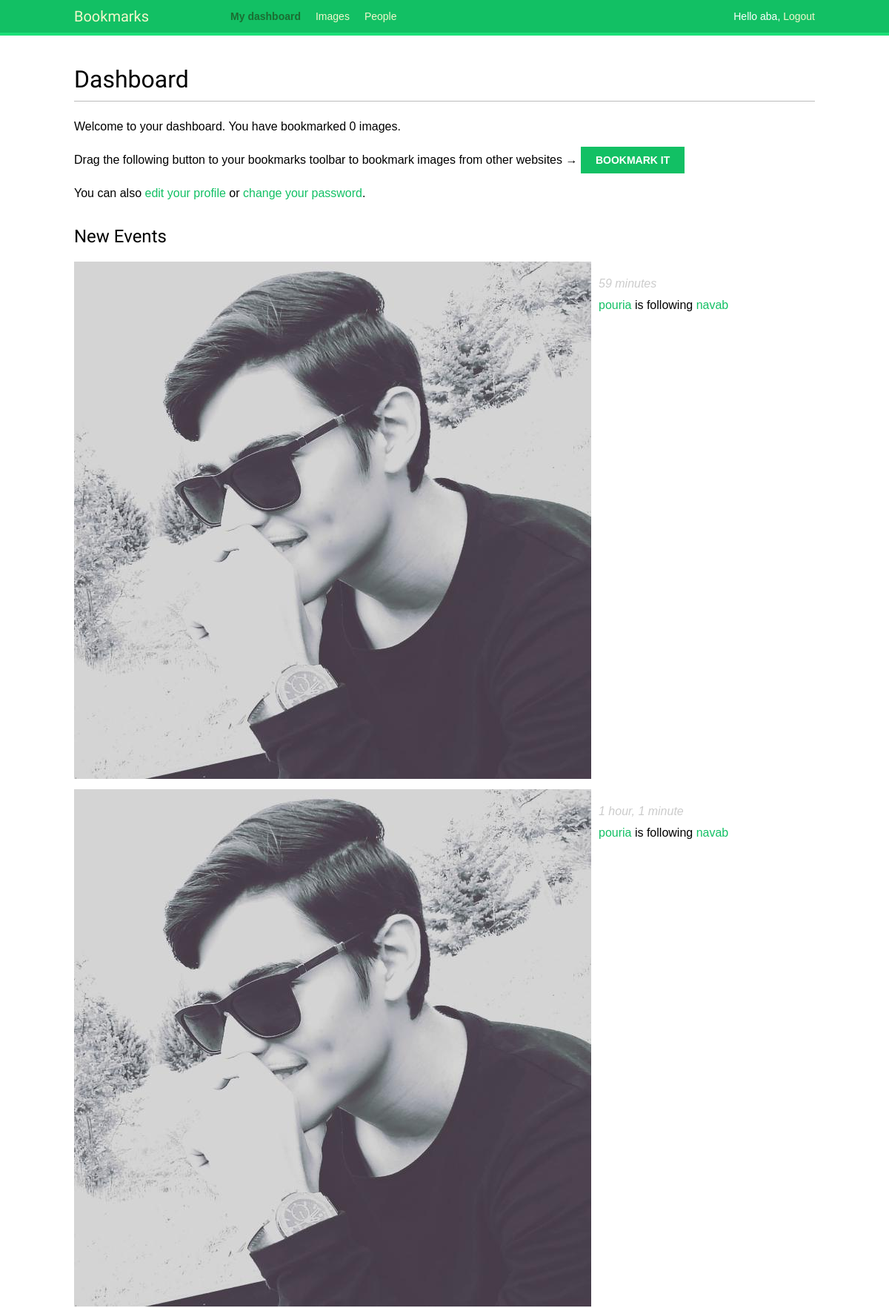
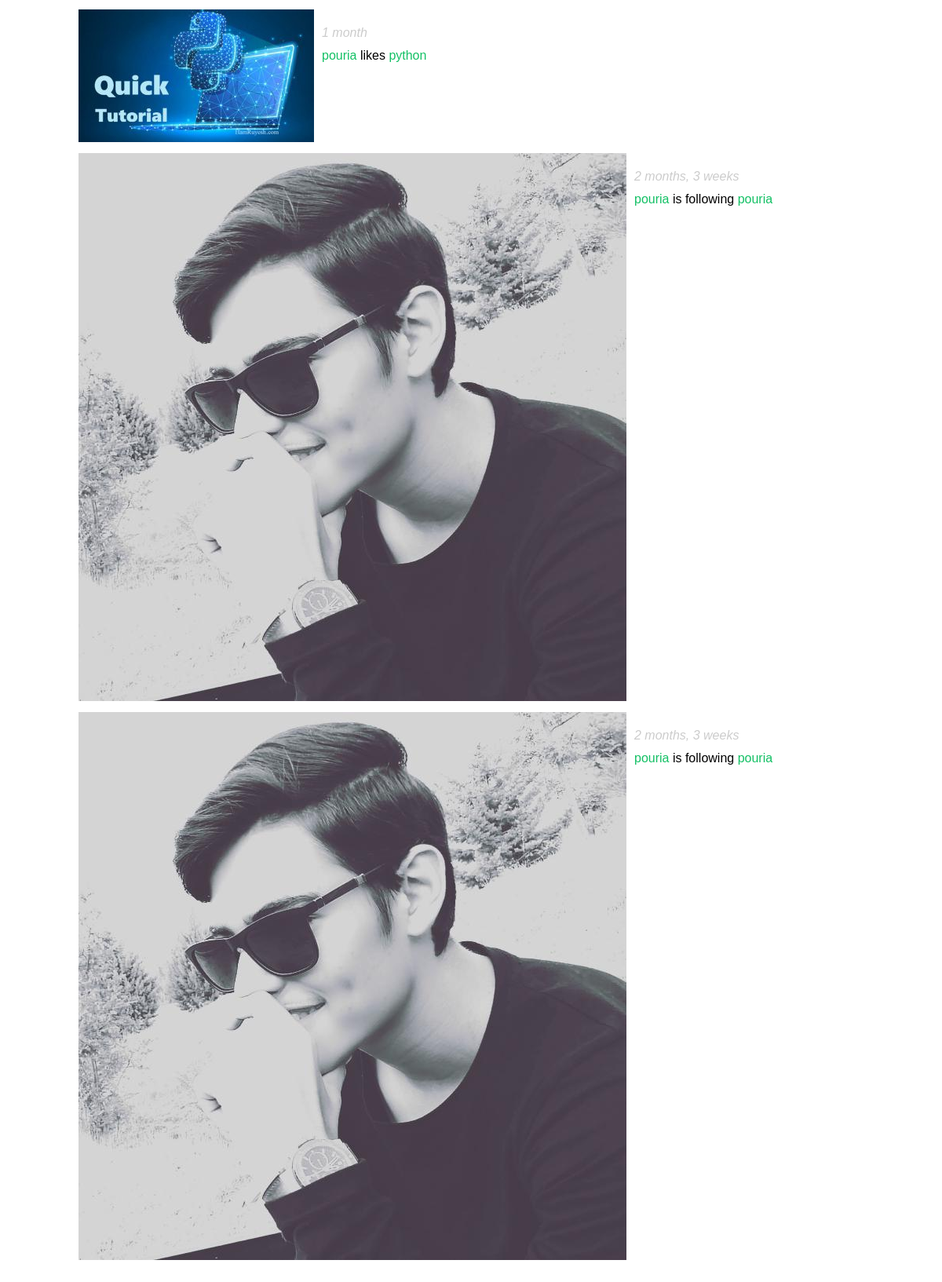
/account/ (signed in), run on the app's committed database (2 pictures, top to bottom).
### action/models.py (models this page shows)
class Action(models.Model):
    user = models.ForeignKey(settings.AUTH_USER_MODEL,related_name = 'actions',db_index=True,on_delete = models.CASCADE)
    verb = models.CharField(max_length=255)
    created = models.DateTimeField(auto_now_add = True,db_index=True)
    target_ct = models.ForeignKey(ContentType,related_name='target_obj', on_delete =models.CASCADE,blank=True,null=True)
    target_id = models.PositiveIntegerField(blank=True,null= True,db_index=True)
    target = GenericForeignKey('target_ct','target_id')
    class Meta:
        ordering = ('-created',)

### images/models.py (models this page shows, shortened)
class Image(models.Model):
    user = models.ForeignKey(settings.AUTH_USER_MODEL,
                             related_name='images_created',
                             on_delete=models.CASCADE)
    title = models.CharField(max_length=200)
    slug = models.SlugField(max_length=200,
                            blank=True)
    url = models.URLField()
    image = models.ImageField(upload_to='images/%Y/%m/%d/')
    description = models.TextField(blank=True)
    created = models.DateField(auto_now_add=True,
                               db_index=True)
    users_like = models.ManyToManyField(settings.AUTH_USER_MODEL,
                                        related_name='images_liked',
                                        blank=True)
    total_likes = models.PositiveIntegerField(db_index=True,
                                              default=0)
    def __str__(self):
        return self.title
    def get_absolute_url(self):
        return reverse('images:detail', args=[self.id, self.slug])

### account/views.py (the view)
# urls.py: path('', views.dashboard, name='dashboard'),
@login_required()
def dashboard(request):
    actions = Action.objects.exclude(user=request.user)
    following_ids = request.user.following.values_list('id', flat=True)
    if following_ids:
        actions = actions.filter(user_id__in=following_ids)
    actions = actions.select_related('user', 'user__profile')\
        .prefetch_related('target')[:10]
    return render(request, 'account/dashboard.html',
                  {'section': 'dashboard', 'actions':actions})

### account/templates/account/dashboard.html (shortened to what this page needs)
{% extends "base.html" %}
{% block content %}
  <h1>Dashboard</h1>
  {% with total_images_created=request.user.images_created.count %}
    <p>Welcome to your dashboard. You have bookmarked {{ total_images_created }} image{{ total_images_created|pluralize }}.</p>
  {% endwith %}
  <p>Drag the following button to your bookmarks toolbar to bookmark images from other websites → <a href="javascript:{% include "bookmarklet_launcher.js" %}" class="button">Bookmark it</a><p>
  <p>You can also <a href="{% url "edit" %}">edit your profile</a> or <a href="{% url "password_change" %}">change your password</a>.<p>
  <h2>New Events</h2>
  <div id="action-list">
    {% for action in actions %}
      {% include "action/detail.html" %}
    {% endfor %}
  </div>
  {% endblock %}

### account/templates/base.html (shortened to what this page needs)
{% load static %}
<!DOCTYPE html>
<html>
<head>
  <link href="{% static "css/base.css" %}" rel="stylesheet">
</head>
<body>
  <div id="header">
    <span class="logo">Bookmarks</span>
    {% if request.user.is_authenticated %}
    <ul class="menu">
      <li {% if section == "dashboard" %}class="selected"{% endif %}>
        <a href="{% url "dashboard" %}">My dashboard</a>
      </li>
      <li {% if section == "images" %}class="selected"{% endif %}>
        <a href="{% url "images:list" %}">Images</a>
      </li>
      <li {% if section == "people" %}class="selected"{% endif %}>
        <a href="{% url "user_list" %}">People</a>
      </li>
    </ul>
  {% endif %}
  <span class="user">
    {% if request.user.is_authenticated %}
      Hello {{ request.user.first_name }},
      <a href="{% url "logout" %}">Logout</a>
    {% else %}
      <a href="{% url "login" %}">Log-in</a>
    {% endif %}
  </span>
  </div>
  <div id="content">
    {% block content %}
    {% endblock %}
  </div>
</body>
</html>

### action/templates/action/detail.html
{% load thumbnail %}
{% with user=action.user profile=action.user.profile %}
<div class="action">
    <div class="images">
        {% if profile.photo %}
            {% thumbnail user.profile.photo "80x80" crop="100%" as im %}
            <a href="{{ user.get_absolute_url }}">
                <img src="{{ im.url }}" alt="{{ user.get_full_name }}" class="item-img">
            </a>
        {% endif %}
        {% if action.target %}
            {% with target=action.target %}
                {% if target.image %}
                    {% thumbnail target.image "80x80" crop="100%" as im %}
                    <a href="{{ target.get_absolute_url }}">
                        <img src="{{ im.url }}" class="item-img">
                    </a>
                {% endif %}
            {% endwith %}
        {% endif %}
    </div>
    <div class="info">
        <p>
            <span class="date">{{ action.created|timesince }}</span>
            <br/>
            <a href="{{ user.get_absolute_url }}"> {{ user.first_name }} </a>
            {{ action.verb }}
            {% if action.target %}
                {% with target=action.target %}
                    <a href="{{ target.get_absolute_url }}">{{ target }}</a>
                {% endwith %}
            {% endif %}
        </p>
    </div>
</div>
{% endwith %}

### account/static/css/base.css (style rules this page uses)
body { margin:0; padding:0; font-family:helvetica, sans-serif; }
p { line-height: 1.8; }
a { color:#12c064; text-decoration:none; }
h1, h2, h3, h4, h5 , h6 { font-family: 'Muli', sans-serif; font-weight:normal; }
h1 { border-bottom:1px solid #bbb; padding:0 0 10px 0; margin:10px 0 20px 0; }
h2 { margin:30px 0 20px; }
#header { padding:10px 100px; font-size:14px; background:#12c064; color:#fff; border-bottom:4px solid #1cdf78; overflow:auto; }
#header .logo { font-family: 'Muli', sans-serif; float:left; color:#f3f7cc; font-size:20px; margin-right:10%; }
#header ul.menu { list-style:none; float:left; margin:0; padding:0; }
#header ul.menu li { float:left; padding:4px 10px; }
#header ul.menu li.selected a, #header ul.menu li.selected a:hover { color:#1b6d32; font-weight:bold; }
#header a { color:#f3f7cc; }
#header .user { float:right; padding-top:4px; }
#content { padding:30px 100px; }
input[type=submit], a.button { font-weight:bold; background:#12c064; color:#fff; padding:10px 20px; font-size:14px; text-transform:uppercase; }
.action { clear:both; overflow:auto; }
.action .images { float:left; margin:0 10px 10px 0; }
.action .date { font-style:italic; color:#ccc; }

### data on the page
Action: created "59 minutes", user.first_name "pouria", verb "is following", target "navab"
Action: created "1 hour, 1 minute", user.first_name "pouria", verb "is following", target "navab"
Action: created "1 month", user.first_name "pouria", verb "likes", target "python"
Action: created "2 months, 3 weeks", user.first_name "pouria", verb "is following", target "pouria"
Action: created "2 months, 3 weeks", user.first_name "pouria", verb "is following", target "pouria"

### other printed values
{{ request.user.first_name }} "aba"
{{ total_images_created }} "0"
